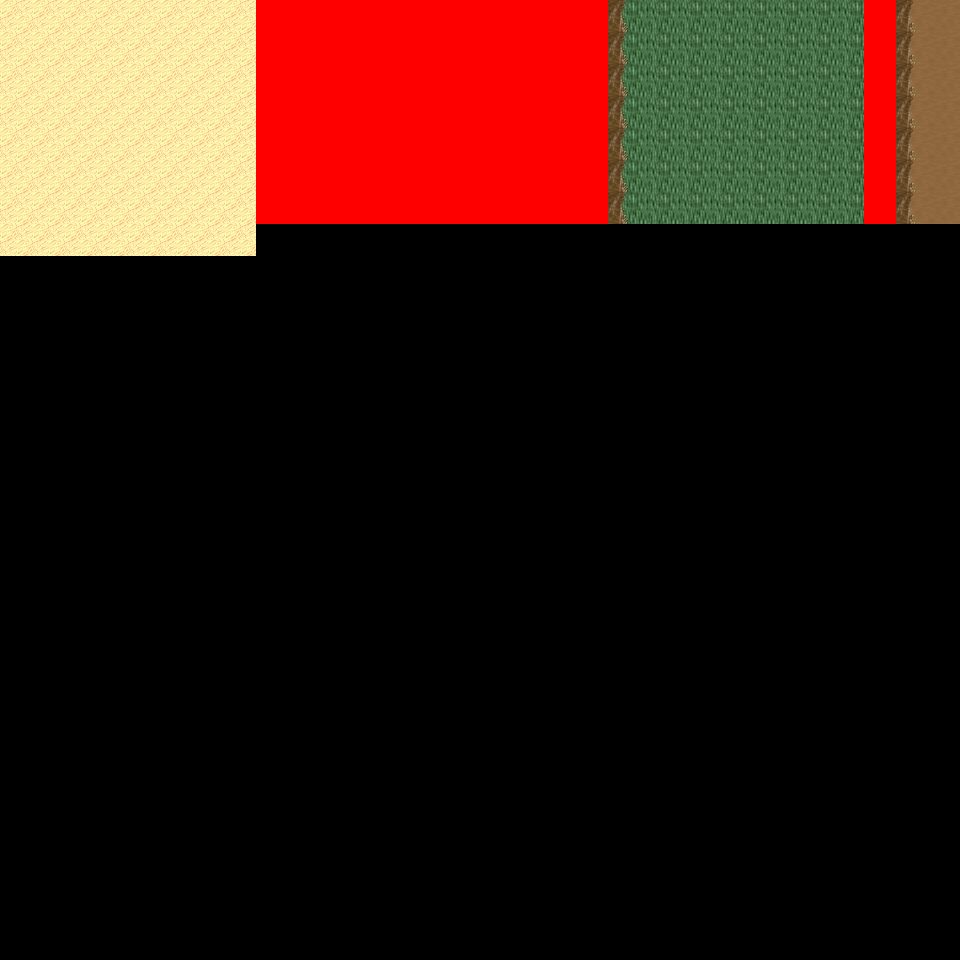

This is a level from a 2D game, rendered from its Tiled map with the project's own tilesets. A one-line summary and the map file follow, with tile-layer data summarised:
An orthogonal 30x30 tile map with 32x32 px tiles, 6 tile layers (Ground, Object, Object2, Above, ...), 8 tilesets and 4 objects (4x mapExit).

<map version="1.0" orientation="orthogonal" renderorder="right-down" width="30" height="30" tilewidth="32" tileheight="32" nextobjectid="5">
  <tileset firstgid="1" name="tileset_logic_collision" tilewidth="32" tileheight="32" tilecount="1" columns="1">
    <image source="../drawable/tileset_logic_collision.png" width="32" height="32" />
  </tileset>
  <tileset firstgid="2" name="tileset_ground_ground" tilewidth="32" tileheight="32" tilecount="33" columns="3">
    <image source="../drawable/tileset_ground_ground.png" width="96" height="352" />
  </tileset>
  <tileset firstgid="35" name="tileset_ground_ridge_earth_pale" tilewidth="32" tileheight="32" tilecount="96" columns="12">
    <image source="../drawable/tileset_ground_ridge_earth_pale.png" width="384" height="256" />
  </tileset>
  <tileset firstgid="131" name="tileset_ground_ridge_earth_dark" tilewidth="32" tileheight="32" tilecount="96" columns="12">
    <image source="../drawable/tileset_ground_ridge_earth_dark.png" width="384" height="256" />
  </tileset>
  <tileset firstgid="227" name="tileset_terrain_desert" tilewidth="32" tileheight="32" tilecount="88" columns="8">
    <image source="../drawable/tileset_terrain_desert.png" width="256" height="352" />
  </tileset>
  <tileset firstgid="315" name="tileset_plant_tree_tree_darkgreen" tilewidth="32" tileheight="32" tilecount="88" columns="8">
    <image source="../drawable/tileset_plant_tree_tree_darkgreen.png" width="256" height="352" />
  </tileset>
  <tileset firstgid="403" name="tileset_ground_sand_2" tilewidth="32" tileheight="32" tilecount="15" columns="5">
    <image source="../drawable/tileset_ground_sand_2.png" width="160" height="96" />
  </tileset>
  <tileset firstgid="418" name="tileset_plant_cactus_2" tilewidth="32" tileheight="32" tilecount="10" columns="5">
    <image source="../drawable/tileset_plant_cactus_2.png" width="160" height="64" />
  </tileset>
  <layer name="Ground" width="30" height="30">
    <data>[900 cells, 218 non-empty, 4 distinct tile ids]</data>
  </layer>
  <layer name="Object" width="30" height="30">
    <data>[900 cells, 41 non-empty, 9 distinct tile ids]</data>
  </layer>
  <layer name="Object2" width="30" height="30">
    <data>[900 cells, 0 non-empty, 0 distinct tile ids]</data>
  </layer>
  <layer name="Above" width="30" height="30">
    <data>[900 cells, 53 non-empty, 15 distinct tile ids]</data>
  </layer>
  <layer name="Above2" width="30" height="30">
    <data>[900 cells, 0 non-empty, 0 distinct tile ids]</data>
  </layer>
  <layer name="Walkable" width="30" height="30">
    <data>[900 cells, 84 non-empty, 1 distinct tile ids]</data>
  </layer>
  <objectgroup name="MapEvents">
    <object id="1" name="north" type="mapExit" x="0" y="0" width="256" height="32">
      <properties>
        <property name="map" value="level_0_x4_y113" />
        <property name="x" value="0" />
        <property name="y" value="28" />
      </properties>
    </object>
    <object id="2" name="north2" type="mapExit" x="608" y="0" width="256" height="32">
      <properties>
        <property name="map" value="level_0_x4_y113" />
        <property name="x" value="19" />
        <property name="y" value="28" />
      </properties>
    </object>
    <object id="3" name="north3" type="mapExit" x="896" y="0" width="64" height="32">
      <properties>
        <property name="map" value="level_0_x4_y113" />
        <property name="x" value="28" />
        <property name="y" value="28" />
      </properties>
    </object>
    <object id="4" name="west" type="mapExit" x="0" y="0" width="32" height="960">
      <properties>
        <property name="map" value="level_0_x3_y114" />
        <property name="x" value="28" />
        <property name="y" value="0" />
      </properties>
    </object>
  </objectgroup>
</map>
